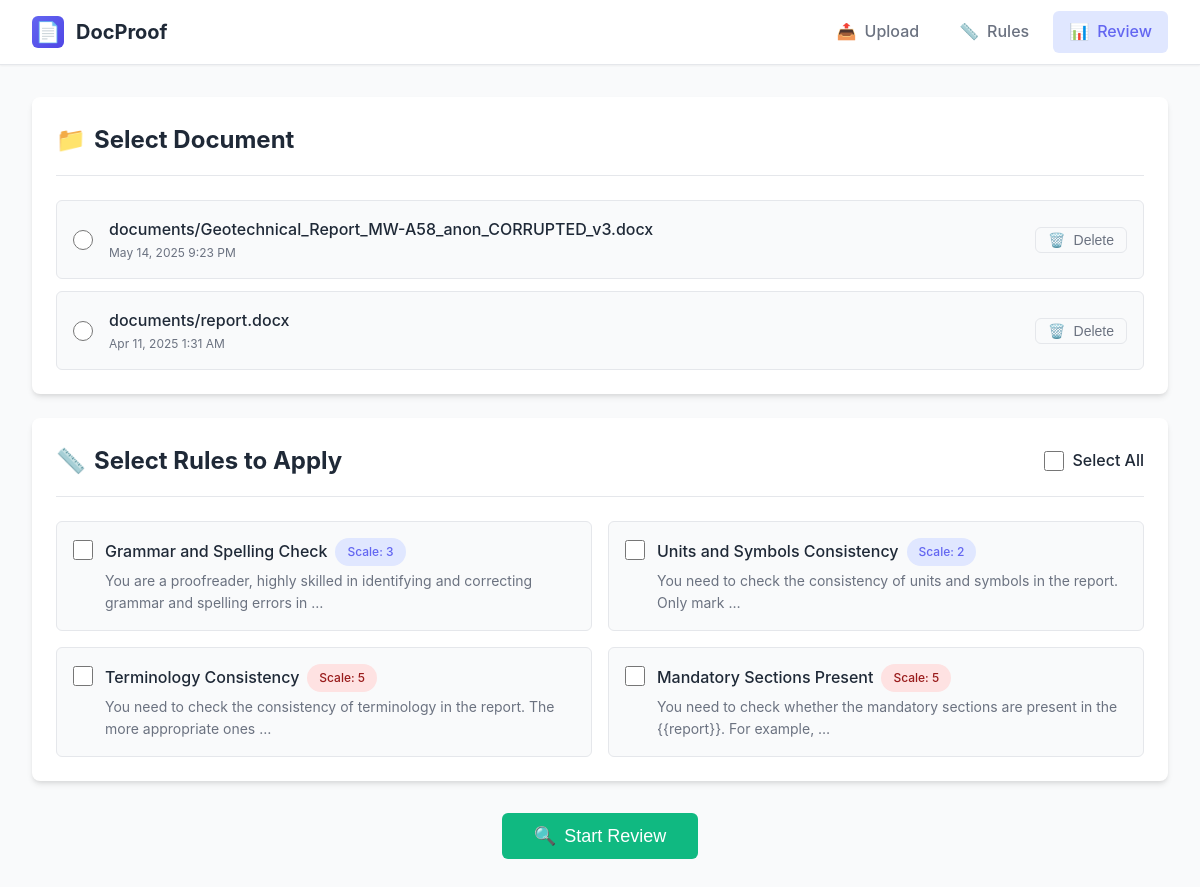
The app's page /faultless/details with its own data.
### faultless/models.py (models this page shows, shortened)
class Document(models.Model):
    file = models.FileField(upload_to="documents/")
    path = models.CharField(max_length=255)
    uploaded_at = models.DateTimeField(auto_now_add=True)

class Rules(models.Model):
    id = models.AutoField(primary_key=True)
    name = models.CharField(max_length=30)
    scale = models.IntegerField()
    description = models.TextField()
    def default_output_format():
        data = {
            'matches': [
                {
                    'error_type': 'error name(only use the name i gave you)',
                    'message': 'simple description of the error and how to correct it',
                    'original': 'the error word or phrase or sentence(depend on different type of error)',
                    'occurrence_index': 'occurrence times of the error',
                },
            ]
        }
        return data
    output_format = models.JSONField(default=default_output_format)

### faultless/views.py (the view, shortened to what this page needs)
# urls.py: path("faultless/details", view_details, name="view_details"),
def view_details(request):
    data = Rules.objects.all().values()
    documents = Document.objects.all().order_by("-uploaded_at")
    report = None
    context = {
        "allrules": data,
        "document": documents,
    }
    """if len(documents) > 0:
        report = documents[0].path"""
    if request.method == "GET":
        if "select_file" in request.GET:
            file_name = request.GET.get("select_file", "")
            report = get_object_or_404(Document, file=file_name).path
            cache.set('selected', report, timeout=600)
    return render(request, "faultless/details.html", context)

### faultless/templates/faultless/details.html (shortened to what this page needs)
{% load static %}
<!DOCTYPE html>
<html lang="en">
<head>
    <link rel="stylesheet" href="{% static 'css/styles.css' %}">
</head>
<body>
    <nav class="navbar">
        <div class="navbar-content">
            <a href="{% url 'file_manager' %}" class="navbar-brand">
                <div class="navbar-brand-icon">📄</div>
                <span>DocProof</span>
            </a>
            <div class="navbar-nav" id="navbarNav">
                <a href="{% url 'file_manager' %}" class="nav-link">
                    <span>📤</span> Upload
                </a>
                <a href="{% url 'get_rule' %}" class="nav-link">
                    <span>📏</span> Rules
                </a>
                <a href="{% url 'view_details' %}" class="nav-link active">
                    <span>📊</span> Review
                </a>
            </div>
        </div>
    </nav>
    <div class="container">
        <form method="post">
            <div class="card">
                <div class="card-header">
                    <h2 class="card-title">
                        <span>📁</span> Select Document
                    </h2>
                </div>
                <div class="grid grid-cols-1" style="gap: 0.75rem;">
                    {% if document %}
                        {% for d in document %}
                        <div class="file-item">
                            <div class="file-info">
                                <input type="radio" name="select_file" value="{{ d.file.name }}" id="file_{{ d.id }}">
                                <label for="file_{{ d.id }}" class="file-details">
                                    <div class="file-name">{{ d.file.name }}</div>
                                    <div class="file-date">{{ d.uploaded_at|date:"M d, Y g:i A" }}</div>
                                </label>
                            </div>
                            <button type="button" onclick="deleteFile('{{ d.id }}');" class="btn btn-outline" style="padding: 0.25rem 0.75rem;">
                                <span>🗑️</span> Delete
                            </button>
                        </div>
                        {% endfor %}
                    {% else %}
                        <div class="alert alert-info">
                            <span>ℹ️</span> No files uploaded yet. Upload a document to get started.
                        </div>
                    {% endif %}
                </div>
            </div>
            <div class="card">
                <div class="card-header" style="display: flex; align-items: center; justify-content: space-between;">
                    <h2 class="card-title">
                        <span>📏</span> Select Rules to Apply
                    </h2>
                    <label style="display: flex; align-items: center; gap: 0.5rem; cursor: pointer;">
                        <input type="checkbox" id="selectAll">
                        <span style="font-weight: 500;">Select All</span>
                    </label>
                </div>
                <div class="grid grid-cols-2" style="gap: 1rem;">
                    {% for rule in allrules %}
                    <div class="rule-card">
                        <input type="checkbox" name="selected_rules" value="{{ rule.id }}" id="rule_{{ rule.id }}" style="margin-top: 0.125rem;">
                        <label for="rule_{{ rule.id }}" class="rule-info">
                            <div class="rule-header">
                                <span class="rule-name">{{ rule.name }}</span>
                                <span class="badge {% if rule.scale >= 4 %}badge-danger{% elif rule.scale >= 2 %}badge-primary{% else %}badge-success{% endif %}">
                                    Scale: {{ rule.scale }}
                                </span>
                            </div>
                            <div class="rule-description">
                                {{ rule.description|truncatewords:15 }}
                            </div>
                        </label>
                    </div>
                    {% endfor %}
                </div>
            </div>
            <div style="display: flex; justify-content: center; margin-top: 2rem;">
                <button type="submit" name="view_details" class="btn btn-success btn-lg">
                    <span>🔍</span> Start Review
                </button>
            </div>
        </form>
    </div>
</body>
</html>

### static/css/styles.css (style rules this page uses)
:root { --primary-color: #6366f1; --primary-hover: #4f46e5; --primary-light: #e0e7ff; --success-color: #10b981; --success-hover: #059669; --danger-color: #ef4444; --danger-hover: #dc2626; --warning-color: #f59e0b; --text-primary: #1f2937; --text-secondary: #6b7280; --bg-primary: #ffffff; --bg-secondary: #f9fafb; --bg-tertiary: #f3f4f6; --border-color: #e5e7eb; --shadow-sm: 0 1px 2px 0 rgba(0, 0, 0, 0.05); --shadow-md: 0 4px 6px -1px rgba(0, 0, 0, 0.1), 0 2px 4px -1px rgba(0, 0, 0, 0.06); --shadow-lg: 0 10px 15px -3px rgba(0, 0, 0, 0.1), 0 4px 6px -2px rgba(0, 0, 0, 0.05); --border-radius: 0.5rem; }
* { margin: 0; padding: 0; box-sizing: border-box; }
body { font-family: -apple-system, BlinkMacSystemFont, 'Segoe UI', Roboto, 'Helvetica Neue', Arial, sans-serif; background-color: var(--bg-secondary); color: var(--text-primary); line-height: 1.6; }
.navbar { background-color: var(--bg-primary); border-bottom: 1px solid var(--border-color); position: sticky; top: 0; z-index: 1000; box-shadow: var(--shadow-sm); }
.navbar-content { max-width: 1280px; margin: 0 auto; padding: 0 2rem; display: flex; justify-content: space-between; align-items: center; height: 4rem; }
.navbar-brand { display: flex; align-items: center; gap: 0.75rem; font-size: 1.25rem; font-weight: 700; color: var(--text-primary); text-decoration: none; }
.navbar-brand-icon { width: 2rem; height: 2rem; background: linear-gradient(135deg, var(--primary-color), var(--primary-hover)); border-radius: 0.375rem; display: flex; align-items: center; justify-content: center; color: white; font-size: 1.25rem; }
.navbar-nav { display: flex; gap: 0.5rem; }
.nav-link { padding: 0.5rem 1rem; border-radius: 0.375rem; color: var(--text-secondary); text-decoration: none; font-weight: 500; transition: all 0.2s; display: flex; align-items: center; gap: 0.5rem; }
.nav-link.active { background-color: var(--primary-light); color: var(--primary-color); }
.container { max-width: 1280px; margin: 0 auto; padding: 2rem; }
.card { background-color: var(--bg-primary); border-radius: var(--border-radius); box-shadow: var(--shadow-md); padding: 1.5rem; margin-bottom: 1.5rem; }
.card-header { margin-bottom: 1.5rem; padding-bottom: 1rem; border-bottom: 1px solid var(--border-color); }
.card-title { font-size: 1.5rem; font-weight: 700; color: var(--text-primary); display: flex; align-items: center; gap: 0.5rem; }
.btn { padding: 0.5rem 1rem; border-radius: 0.375rem; border: none; font-weight: 500; cursor: pointer; transition: all 0.2s; display: inline-flex; align-items: center; gap: 0.5rem; text-decoration: none; font-size: 0.875rem; }
.btn-success { background-color: var(--success-color); color: white; }
.btn-outline { background-color: transparent; border: 1px solid var(--border-color); color: var(--text-secondary); }
.btn-lg { font-size: 1.125rem; padding: 0.75rem 2rem; }
.grid { display: grid; gap: 1.5rem; }
.grid-cols-1 { grid-template-columns: repeat(1, minmax(0, 1fr)); }
.grid-cols-2 { grid-template-columns: repeat(2, minmax(0, 1fr)); }
.badge { display: inline-flex; align-items: center; padding: 0.25rem 0.75rem; border-radius: 9999px; font-size: 0.75rem; font-weight: 500; }
.badge-primary { background-color: var(--primary-light); color: var(--primary-color); }
.badge-danger { background-color: #fee2e2; color: #991b1b; }
.file-item { display: flex; align-items: center; justify-content: space-between; padding: 1rem; border: 1px solid var(--border-color); border-radius: 0.375rem; background-color: var(--bg-secondary); }
.file-info { display: flex; align-items: center; gap: 1rem; }
.file-details { cursor: pointer; }
.file-name { font-weight: 500; }
.file-date { font-size: 0.75rem; color: var(--text-secondary); }
.rule-card { display: flex; align-items: start; gap: 0.75rem; padding: 1rem; border: 1px solid var(--border-color); border-radius: 0.375rem; background-color: var(--bg-secondary); }
.rule-info { cursor: pointer; flex: 1; }
.rule-header { display: flex; align-items: center; gap: 0.5rem; margin-bottom: 0.25rem; }
.rule-name { font-weight: 500; }
.rule-description { font-size: 0.875rem; color: var(--text-secondary); }
input[type="checkbox"], input[type="radio"] { width: 1.25rem; height: 1.25rem; cursor: pointer; }

### records on screen
Document: file.name "documents/Geotechnical_Report_MW-A58_anon_CORRUPTED_v3.docx", uploaded_at "May 14, 2025 9:23 PM"
Document: file.name "documents/report.docx", uploaded_at "Apr 11, 2025 1:31 AM"
Rules: name "Grammar and Spelling Check", scale "3", description "You are a proofreader, highly skilled in identifying and correcting grammar and spelling errors in …"
Rules: name "Units and Symbols Consistency", scale "2", description "You need to check the consistency of units and symbols in the report. Only mark …"
Rules: name "Terminology Consistency", scale "5", description "You need to check the consistency of terminology in the report. The more appropriate ones …"
Rules: name "Mandatory Sections Present", scale "5", description "You need to check whether the mandatory sections are present in the {{report}}. For example, …"
